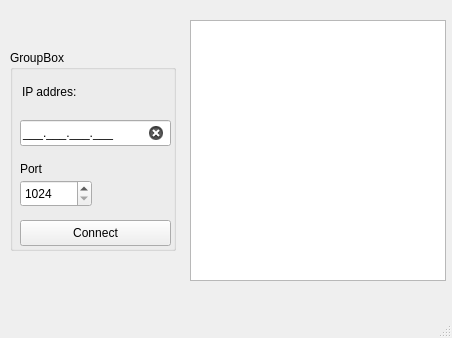
<?xml version="1.0" encoding="UTF-8"?>
<ui version="4.0">
 <class>MainWindow</class>
 <widget class="QMainWindow" name="MainWindow">
  <property name="geometry">
   <rect>
    <x>0</x>
    <y>0</y>
    <width>452</width>
    <height>338</height>
   </rect>
  </property>
  <property name="windowTitle">
   <string>MainWindow</string>
  </property>
  <widget class="QWidget" name="centralwidget">
   <widget class="QGroupBox" name="groupBox">
    <property name="geometry">
     <rect>
      <x>10</x>
      <y>50</y>
      <width>166</width>
      <height>201</height>
     </rect>
    </property>
    <property name="title">
     <string>GroupBox</string>
    </property>
    <widget class="QLabel" name="label">
     <property name="geometry">
      <rect>
       <x>12</x>
       <y>33</y>
       <width>66</width>
       <height>18</height>
      </rect>
     </property>
     <property name="text">
      <string>IP addres:</string>
     </property>
    </widget>
    <widget class="QLabel" name="label_2">
     <property name="geometry">
      <rect>
       <x>10</x>
       <y>110</y>
       <width>30</width>
       <height>18</height>
      </rect>
     </property>
     <property name="text">
      <string>Port</string>
     </property>
    </widget>
    <widget class="QPushButton" name="btnConnect">
     <property name="geometry">
      <rect>
       <x>10</x>
       <y>170</y>
       <width>151</width>
       <height>26</height>
      </rect>
     </property>
     <property name="text">
      <string>Connect</string>
     </property>
    </widget>
    <widget class="QSpinBox" name="spinBox">
     <property name="geometry">
      <rect>
       <x>10</x>
       <y>130</y>
       <width>72</width>
       <height>27</height>
      </rect>
     </property>
     <property name="minimum">
      <number>1024</number>
     </property>
     <property name="maximum">
      <number>65535</number>
     </property>
    </widget>
    <widget class="QLineEdit" name="inIpAddress">
     <property name="geometry">
      <rect>
       <x>10</x>
       <y>70</y>
       <width>151</width>
       <height>26</height>
      </rect>
     </property>
     <property name="styleSheet">
      <string notr="true">#inIpAddress[state = &quot;0&quot;]
{
	background-color: rgb(222, 51, 59);
}

#inIpAddress[state = &quot;1&quot;]{
	background-color: rgb(65, 255, 0);
}</string>
     </property>
     <property name="inputMask">
      <string>000.000.000.000;_</string>
     </property>
     <property name="clearButtonEnabled">
      <bool>true</bool>
     </property>
     <property name="state" stdset="0">
      <string/>
     </property>
    </widget>
   </widget>
   <widget class="QListWidget" name="listWidget">
    <property name="geometry">
     <rect>
      <x>190</x>
      <y>20</y>
      <width>256</width>
      <height>261</height>
     </rect>
    </property>
   </widget>
  </widget>
  <widget class="QMenuBar" name="menubar">
   <property name="geometry">
    <rect>
     <x>0</x>
     <y>0</y>
     <width>452</width>
     <height>23</height>
    </rect>
   </property>
  </widget>
  <widget class="QStatusBar" name="statusbar"/>
 </widget>
 <resources/>
 <connections/>
</ui>
